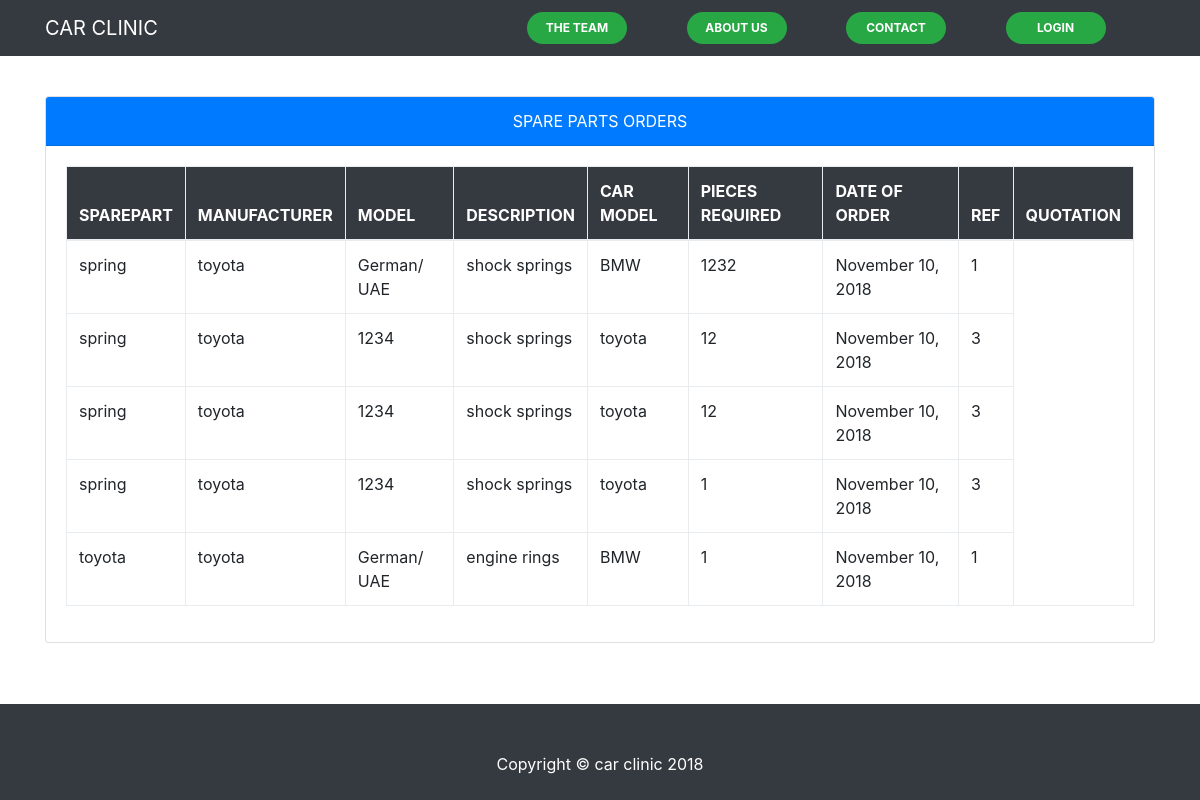
The page /VSPD.php on the database its author committed.
### tables this page shows
CREATE TABLE `sparepart` (
  `idsparepart` int(11) NOT NULL,
  `idcarowner` int(11) NOT NULL,
  `spname` varchar(45) NOT NULL,
  `spmanufacturer` varchar(45) NOT NULL,
  `spmodel` varchar(45) NOT NULL,
  `spdescription` varchar(45) NOT NULL,
  `carmodel` varchar(45) NOT NULL,
  `pieces` varchar(45) NOT NULL,
  `date` date NOT NULL
);

CREATE TABLE `CLIENT` (
  `idcarowner` int(11) NOT NULL,
  `firstname` varchar(45) NOT NULL,
  `lastname` varchar(45) NOT NULL,
  `phonenumber` varchar(45) NOT NULL,
  `location` varchar(45) NOT NULL,
  `password` varchar(45) NOT NULL
);

### resources/functions.php (called while the page is built, shortened)
<?php
function query($sql) {
global $connection;
return mysqli_query($connection, $sql);
}
function fetch_array($result){
return mysqli_fetch_array($result);
}
?>

### public/VSPD.php (the view, shortened to what this page needs)
<?php include "includes/header.php"; ?>
<body>
        <div class="content-wrapper">
            <div class="container">
                <div class="row" style="margin-top:40px; margin-bottom:140px; ">
                    <div class="col-md-12">
                        <div class="card text-black  mb-3">
                            <div class="card-header bg-primary text-center text-white"> SPARE PARTS ORDERS </div>
                            <div class="card-body">
                                <table class="table table-bordered table-hover">
                                    <thead class="thead-dark bg-dark text-white" style="background-color:grey;">
                                        <tr>
                                            <th scope="col">SPAREPART</th>
                                            <th scope="col">MANUFACTURER</th>
                                            <th scope="col">MODEL</th>
                                            <th scope="col">DESCRIPTION</th>
                                            <th scope="col">CAR MODEL</th>
                                            <th scope="col">PIECES REQUIRED</th>
                                            <th scope="col">DATE OF ORDER </th>
                                             <th scope="col">REF</th>
                                             <th scope="col">QUOTATION</th>
                                        </tr>
                                    </thead>
                                    <tbody>
                                        <?php
                $query = query("SELECT * FROM sparepart INNER JOIN CLIENT ON CLIENT.idcarowner=sparepart.idcarowner ORDER BY date DESC");
                while($row=fetch_array($query))
                {
                    $spname=$row['spname'];
                    $spmanufacturer=$row['spmanufacturer'];
                    $spmodel=$row['spmodel'];
                    $spdescription=$row['spdescription'];
                    $carmodel=$row['carmodel'];
                    $pieces=$row['pieces'];
                    $date = date ('F d, Y');
                    $idcarowner=$row['idcarowner'];
                    echo "
                      <tr>
                                            <td>{$spname}</td>
                                            <td>{$spmanufacturer}</td>
                                            <td>{$spmodel}</td>
                                            <td>{$spdescription}</td>
                                            <td>{$carmodel}</td>
                                            <td>{$pieces}</td>
                                             <td>{$date}</td>
                                            <td>{$idcarowner}</td>
                                    </div>
                                        </tr>
                    ";
                }
                                        ?>
                            </div>
    <footer class="py-5 bg-dark" style="position:fixed; left: 0 ; right: 0; bottom:0;  height:10px; text-align:center;">
      <div class="container">
        <p class="m-0 text-center text-white">Copyright &copy; car clinic 2018</p>
      </div>
    </footer>
  </body>
</html>

### public/includes/header.php (shortened to what this page needs)
<!DOCTYPE html>
<html lang="en">
  <head>
    <link href="vendor/bootstrap/css/bootstrap.min.css" rel="stylesheet">
    <link href="css/font-awesome/css/font-awesome.min.css" rel="stylesheet">
    <link href="css/style.css" rel="stylesheet">
    <link href="css/modern-business.css" rel="stylesheet">
  </head>
  <body>
  <?php include "navigation.php"; ?>

### public/includes/navigation.php (shortened to what this page needs)
<nav class="navbar fixed-top navbar-expand-lg navbar-dark bg-dark fixed-top">
    <div class="container">
        <a class="navbar-brand" href="index.php"><center>CAR CLINIC</center></a>
        <div class="collapse navbar-collapse" id="navbarResponsive">
            <ul class="navbar-nav ml-auto">
                  <a class=" badge badge-success" style="padding:10px; border-radius:20px; margin-top:0px; margin-left:10px;  height:32px; width:100px; text-color:#00000 text-size:10px;"  href="about.php">THE TEAM</a>
                  <a class=" badge badge-success" style="padding:10px; border-radius:20px; margin-top:0px; margin-left:10px;  height:32px; width:100px; text-color:#00000 text-size:10px;"   href="services.php">ABOUT US</a>
                  <a class=" badge badge-success" style="padding:10px; border-radius:20px; margin-top:0px; margin-left:10px;  height:32px; width:100px; text-color:#00000 text-size:10px;"   href="contact.php">CONTACT</a>
                <?php
                if(!isset($_SESSION['admin']) && !isset($_SESSION['CLIENT']) && !isset($_SESSION['GARAGE']) && !isset($_SESSION['MECHANIC']) && !isset($_SESSION['SPD']))
                {
                  ?>
                   <a class=" badge badge-success" style="padding:10px; border-radius:20px; margin-top:0px; margin-left:10px;  height:32px;
                   width:100px; text-color:#00000;  white text-size:10px;"  href="admin/login_main.php">LOGIN</a>
            <?php    } ?>
            </ul>
        </div>
    </div>
</nav>

### public/css/modern-business.css (style rules this page uses)
body { padding-top: 54px; }
@media (min-width: 992px) { body { padding-top: 56px; } }

### rows shown on the page
sparepart: spname "spring", spmanufacturer "toyota", spmodel "German/ UAE", spdescription "shock springs", carmodel "BMW", pieces "1232", date "November 10, 2018", idcarowner.idcarowner "1"
sparepart: spname "spring", spmanufacturer "toyota", spmodel "1234", spdescription "shock springs", carmodel "toyota", pieces "12", date "November 10, 2018", idcarowner.idcarowner "3"
sparepart: spname "spring", spmanufacturer "toyota", spmodel "1234", spdescription "shock springs", carmodel "toyota", pieces "12", date "November 10, 2018", idcarowner.idcarowner "3"
sparepart: spname "spring", spmanufacturer "toyota", spmodel "1234", spdescription "shock springs", carmodel "toyota", pieces "1", date "November 10, 2018", idcarowner.idcarowner "3"
sparepart: spname "toyota", spmanufacturer "toyota", spmodel "German/ UAE", spdescription "engine rings", carmodel "BMW", pieces "1", date "November 10, 2018", idcarowner.idcarowner "1"
